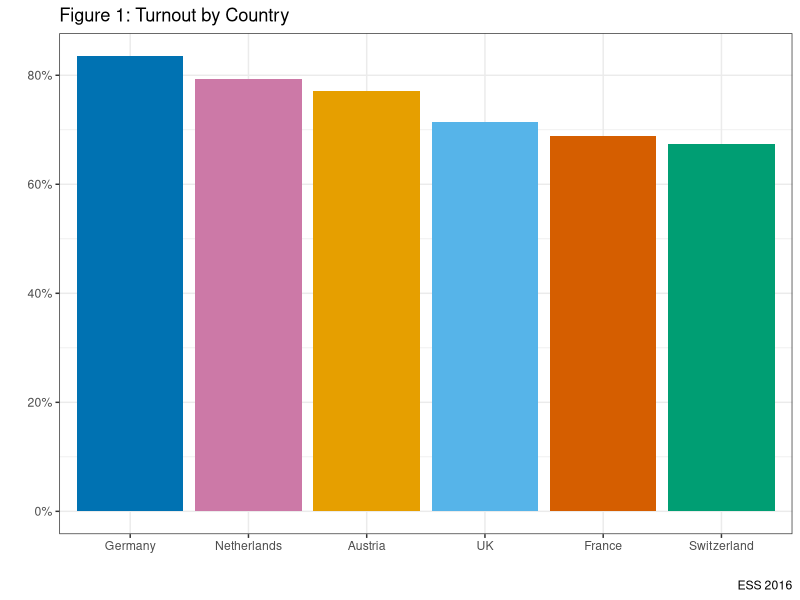
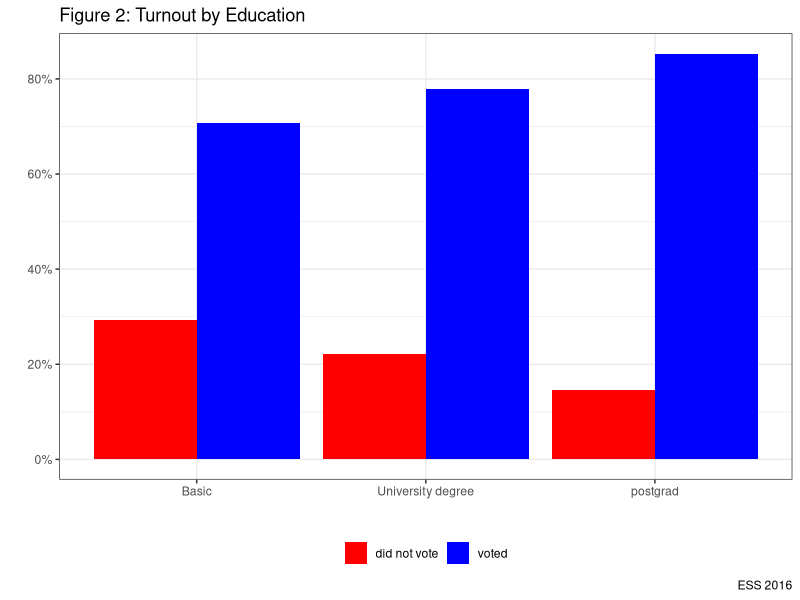
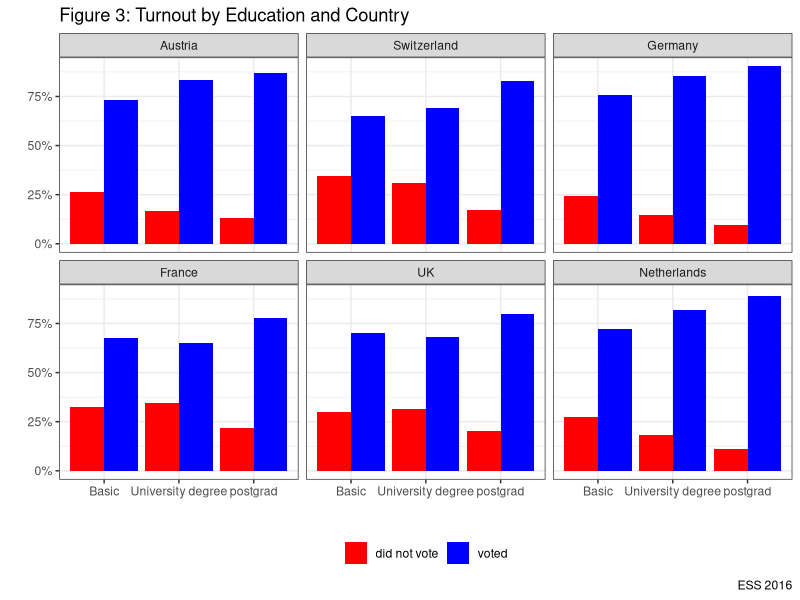
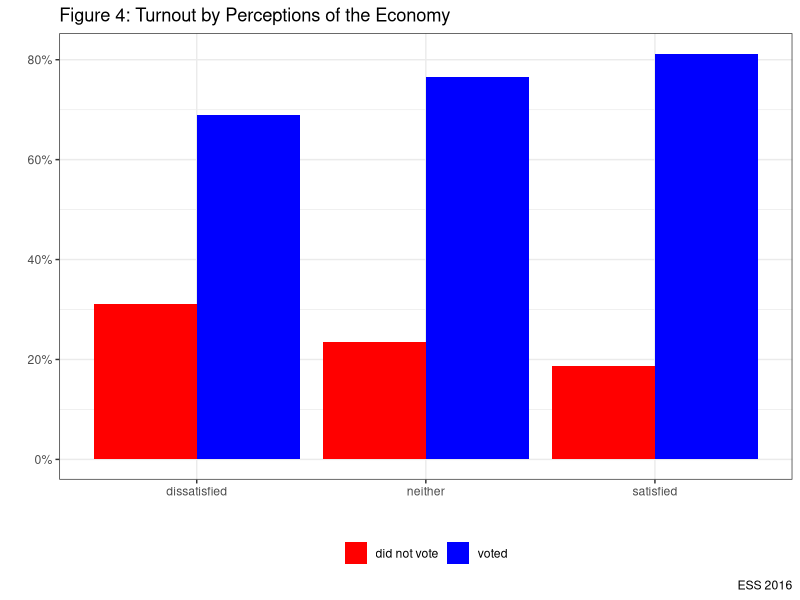
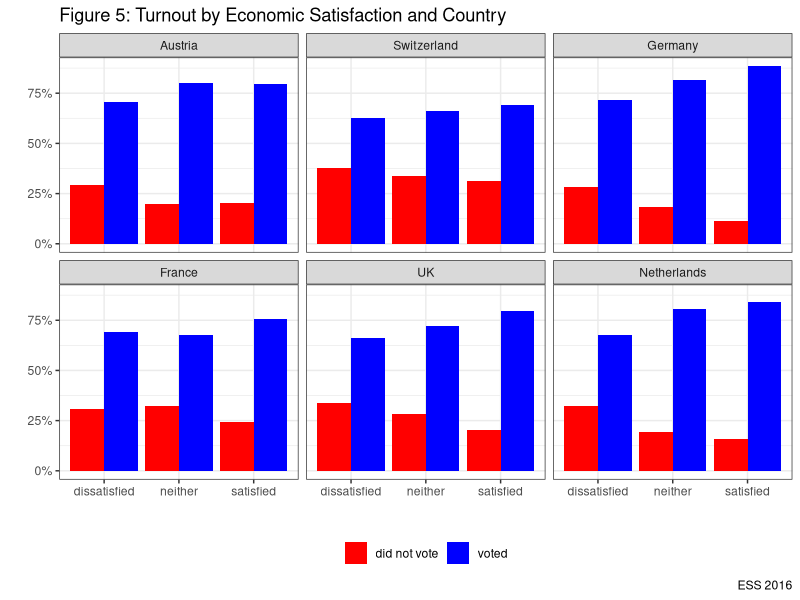
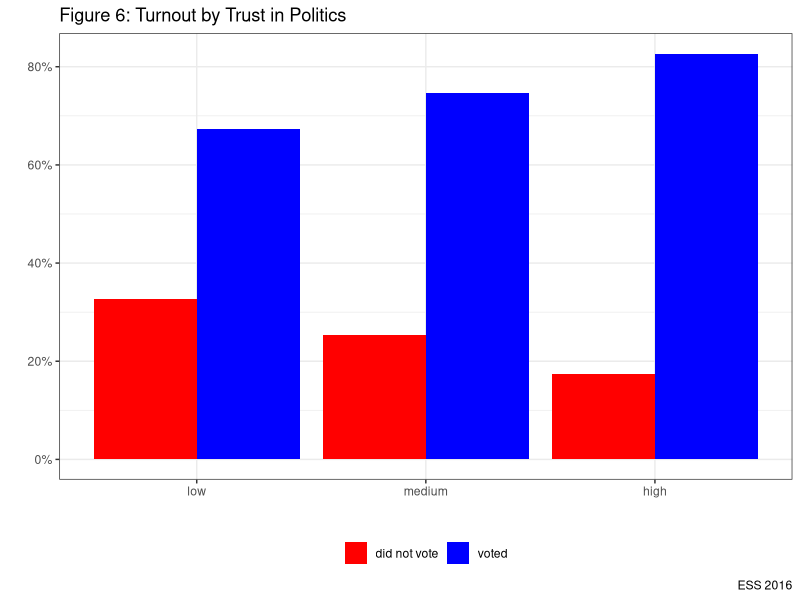
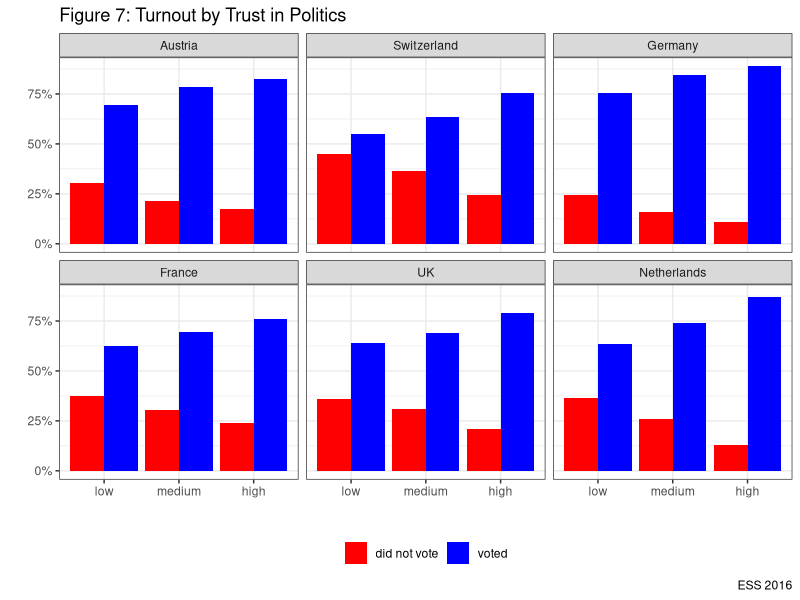

The R script that drew these images, in order:
ESS <- foreign::read.dta("data/ESS.dta", convert.factors=TRUE)
attach(ESS)
library(tidyverse)
options(warn = -1)

# Exercise 1: Let's look at voting#
#Let's ask a simple question: do people vote?

ESS %>% filter(!is.na(vote1)) %>% count(vote1) %>%
  mutate("%" = round(n/sum(n) * 100, digits=1)) %>%
  knitr::kable("pandoc", caption = "Electoral Turnout in European Democracies",
  col.names = c('voted', 'N', '%'), align="lccc")

#How does this vary by country?#

ESS %>% group_by(cntry) %>% filter(!is.na(vote1)) %>%
  count(vote1) %>% mutate("%" = round(n/sum(n) * 100, digits=1)) %>%
  knitr::kable("pandoc", caption = "Electoral Turnout in European Democracies",
  col.names = c('Country', 'Voted', 'N', '%'), align="cccc")

#We can present this graphically to make it clearer#
ESS %>% group_by(cntry) %>% filter(!is.na(vote1)) %>%
  count(vote1) %>% mutate(prop=prop.table(n*100)) %>%
  filter(!vote1=="did not vote") %>%
  ggplot(aes(x=reorder(cntry, -prop), y=prop, fill=cntry)) +
  geom_bar(stat="identity")+
  scale_fill_manual(values=c("#E69F00", "#009E73", "#0072B2", "#D55E00", "#56B4E9", "#CC79A7"))+
  labs(x="", y="", title="Figure 1: Turnout by Country", caption="ESS 2016")+
  scale_y_continuous(labels=scales::percent)+
  theme_bw()+
  guides(fill=FALSE)

#Exercise 2: Let's test our theories#
#Q1: Do Socio-Economic Resources Matter#
#What about Education?#

ESS%>% group_by(educat) %>% filter(!is.na(vote1), !is.na(educat)) %>%
  count(vote1) %>% mutate("%" =n/sum(n)*100) %>%
  knitr::kable("pandoc", caption = "Education and Electoral Turnout",
  col.names = c('Education', 'Voted', 'N', '%'), align="ccccc", digits=1)

#We can graph the relationship

ESS%>% group_by(educat) %>% filter(!is.na(vote1), !is.na(educat)) %>%
  count(vote1) %>% mutate(prop=prop.table(n*100)) %>% mutate("%" =prop*100) %>%
  ggplot(aes(x=educat, y=prop, fill=vote1))+
  labs(x="", y="", title="Figure 2: Turnout by Education", caption="ESS 2016")+
  scale_fill_manual(values=c("#FF0000", "#0000FF"))+
  geom_bar(stat="identity", position="dodge")+
  scale_y_continuous(labels=scales::percent)+
  theme_bw()+
  theme(legend.title = element_blank())+
  theme(legend.position = "bottom")


#Turnout by Education and Country#

ESS%>% group_by(educat, cntry) %>% filter(!is.na(vote1), !is.na(educat)) %>%
  count(vote1) %>% mutate(prop=prop.table(n*100)) %>% mutate("%" =prop*100) %>%
  ggplot(aes(x=educat, y=prop, fill=vote1))+
  labs(x="", y="", title="Figure 3: Turnout by Education and Country", caption="ESS 2016")+
  geom_bar(stat="identity", position="dodge")+
  scale_fill_manual(values=c("#FF0000", "#0000FF"))+
  facet_wrap(~cntry, nrow=2)+
  scale_y_continuous(labels=scales::percent)+
  theme_bw()+
  theme(legend.title = element_blank())+
  theme(legend.position = "bottom")

#Q2: Does Rationality Influence Turnout?

ESS %>% group_by(econsat) %>% filter(!is.na(vote1), !is.na(econsat)) %>%
  count(vote1) %>% mutate(prop= n /sum(n)*100) %>%
  knitr::kable("pandoc", caption = "Perceptions of the Economy and Electoral Turnout",
  col.names=c('Economic Perceptions', 'Voted', 'N', '%'), align="ccccc", digits=1)

#We can graph this relationship

ESS%>% group_by(econsat) %>% filter(!is.na(vote1), !is.na(econsat)) %>%
  count(vote1) %>% mutate(prop=prop.table(n*100)) %>% mutate("%" =prop*100) %>%
  ggplot(aes(x=econsat, y=prop, fill=vote1))+
  labs(x="", y="", title="Figure 4: Turnout by Perceptions of the Economy", caption="ESS 2016")+
  geom_bar(stat="identity", position="dodge")+
  scale_fill_manual(values=c("#FF0000", "#0000FF"))+
  scale_y_continuous(labels=scales::percent)+
  theme_bw()+
  theme(legend.title = element_blank())+
  theme(legend.position = "bottom")+
  scale_x_discrete(labels=c("dissatisfied" = "dissatisfied", "neither dissatisfied nor satisfied" = "neither", "satisfied" = "satisfied"))


#Does it differ between the countries?

ESS%>% group_by(econsat, cntry) %>% filter(!is.na(vote1), !is.na(econsat)) %>%
  count(vote1) %>% mutate(prop=prop.table(n*100)) %>% mutate("%" =prop*100) %>%
  ggplot(aes(x=econsat, y=prop, fill=vote1))+
  labs(x="", y="", title="Figure 5: Turnout by Economic Satisfaction and Country", caption="ESS 2016")+
  geom_bar(stat="identity", position="dodge")+
  scale_fill_manual(values=c("#FF0000", "#0000FF"))+
  facet_wrap(~cntry, nrow=2)+
  scale_y_continuous(labels=scales::percent)+
  theme_bw()+
  theme(legend.title = element_blank())+
  theme(legend.position = "bottom")+
  scale_x_discrete(labels=c("dissatisfied" = "dissatisfied", "neither dissatisfied nor satisfied" = "neither", "satisfied" = "satisfied"))


#Q3 Does culture Matter?

ESS %>% group_by(ptrust) %>% filter(!is.na(vote1), !is.na(ptrust)) %>%
  count(vote1) %>% mutate(prop= n / sum(n)*100) %>%
  knitr::kable("pandoc", caption = "Trust in Politics and Electoral Turnout",
  col.names=c('Trust', 'Voted', 'N', '%'), align="ccccc", digits=1)

ESS%>% group_by(ptrust) %>% filter(!is.na(vote1), !is.na(ptrust)) %>%
  count(vote1) %>% mutate(prop=prop.table(n*100)) %>%
  ggplot(aes(x=ptrust, y=prop, fill=vote1))+
  labs(x="", y="", title="Figure 6: Turnout by Trust in Politics", caption="ESS 2016")+
  geom_bar(stat="identity", position="dodge")+
  scale_fill_manual(values=c("#FF0000", "#0000FF"))+
  scale_y_continuous(labels=scales::percent)+
  theme_bw()+
  theme(legend.title = element_blank())+
  theme(legend.position = "bottom")+
  scale_x_discrete(labels=c("low" = "low", "medium" = "medium", "high" = "high"))

ESS%>% group_by(ptrust, cntry) %>% filter(!is.na(vote1), !is.na(ptrust)) %>%
  count(vote1) %>% mutate(prop=prop.table(n*100)) %>%
  ggplot(aes(x=ptrust, y=prop, fill=vote1))+
  labs(x="", y="", title="Figure 7: Turnout by Trust in Politics", caption="ESS 2016")+
  geom_bar(stat="identity", position="dodge")+
  scale_fill_manual(values=c("#FF0000", "#0000FF"))+
  facet_wrap(~cntry, nrow=2)+
  scale_y_continuous(labels=scales::percent)+
  theme_bw()+
  theme(legend.title = element_blank())+
  theme(legend.position = "bottom")+
  scale_x_discrete(labels=c("low" = "low", "medium" = "medium", "high" = "high"))


# Finally, let's ask if young people vote. We can do this by comparing the percentage of young people found in the sample with the percentage found amongst the voters?

a <- ESS %>% 
filter(!is.na(age)) %>% 
mutate(generation = if_else(age >= 18 & age <= 25, "18-25", "26+")) %>% 
count(generation) %>% 
mutate(percent = round(n /sum(n)*100, digits = 1)) 

b <- ESS %>% 
filter(!is.na(age)) %>% 
mutate(generation = if_else(age >= 18 & age <= 25, "18-25", "26+")) %>% 
filter(vote1 == "voted") %>% 
group_by(generation) %>% 
count(vote1) %>% 
ungroup() %>% 
mutate(percent = round(n/sum(n)*100, digits = 1))

left_join(a, b, by = "generation") %>% 
select(-c(n.x, n.y, vote1)) %>% 
knitr::kable("pandoc", 
             caption = "Percentage of Age within Sample and Percentage of Age Cohort amongst Voters",
             col.names = c('Generation', 
                           'Percentage Within Sample', 
                           'Percentage Within Voters'), 
             align="ccc") %>% 
print()

# Two questions to conclude with:

      #So, thinking over the theories we've look at: which ones work?

      #Do all work equally well in all countries?
